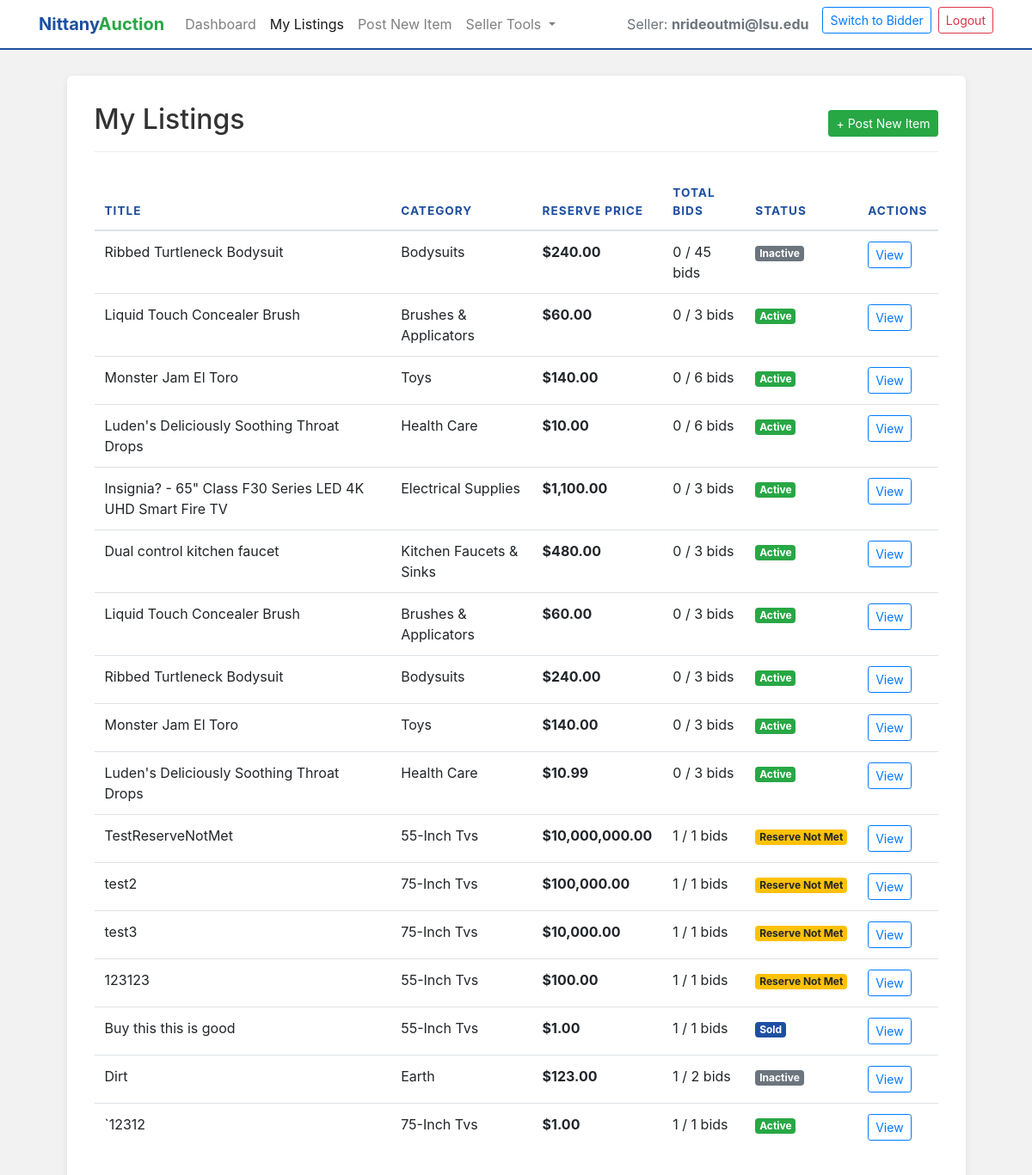
The app's page /my-listings (signed in) with its own data.
### tables this page shows
CREATE TABLE "Auction_Listings"
(
    Seller_Email        text
        constraint Seller_Email
            references Sellers,
    Listing_ID          integer,
    Category            text,
    Auction_Title       text,
    Product_Name        text,
    Product_Description text,
    Quantity            integer,
    Reserve_Price       real,
    Max_bids            integer,
    Status              integer,
    primary key (Seller_Email, Listing_ID)
);

### app.py (the view)
@app.route('/my-listings', methods=['POST', 'GET'])
def my_listing():
    user_email = session.get('email')
    roles = session.get('roles', [])
    if not user_email or 'seller' not in roles:
        return redirect(url_for('authenticate', error='Access denied. Seller account required.'))
    connection = get_connection()
    cursor = connection.cursor()
    cursor.execute('''
        SELECT A.Listing_ID,
               A.Auction_Title,
               A.Category,
               A.Reserve_Price,
               A.Max_bids,
               A.Status,
               (SELECT COUNT(*) FROM Bids b WHERE b.listing_id = A.Listing_ID) as bid_count
        FROM Auction_Listings A
        WHERE A.Seller_Email = ?
    ''', (user_email,))
    result = cursor.fetchall()
    connection.close()
    return render_template('my-listings.html', email=user_email, listings=result)

### app.py (called while the page is built)
@app.before_request
def ensure_roles_loaded():
    if 'email' in session and 'roles' not in session:
        connection = get_connection()
        cursor = connection.cursor()
        roles = []
        cursor.execute("SELECT 1 FROM Helpdesk WHERE email = ?", (session['email'],))
        if cursor.fetchone(): roles.append('helpdesk')
        cursor.execute("SELECT 1 FROM Sellers WHERE email = ?", (session['email'],))
        if cursor.fetchone(): roles.append('seller')
        cursor.execute("SELECT 1 FROM Bidders WHERE email = ?", (session['email'],))
        if cursor.fetchone(): roles.append('bidder')
        connection.close()
        session['roles'] = roles

def get_connection():
    conn = sql.connect(DB_NAME)
    return conn

### templates/my-listings.html (shortened to what this page needs)
<!DOCTYPE html>
<html lang="en">
<head>
    <link rel="stylesheet"
          href="https://stackpath.bootstrapcdn.com/bootstrap/4.4.1/css/bootstrap.min.css"
>
</head>
<body>
<nav class="navbar navbar-expand-lg navbar-light">
    <div class="container">
        <a class="navbar-brand brand-text" href="/seller">
            <span class="nittany">Nittany</span><span class="auction">Auction</span>
        </a>
        <div class="collapse navbar-collapse" id="sellerNavbar">
            <ul class="navbar-nav mr-auto">
                <li class="nav-item">
                    <a class="nav-link" href="/seller">Dashboard</a>
                </li>
                <li class="nav-item active">
                    <a class="nav-link" href="/my-listings">My Listings</a>
                </li>
                <li class="nav-item">
                    <a class="nav-link" href="/post-item">Post New Item</a>
                </li>
                <li class="nav-item dropdown">
                    <a class="nav-link dropdown-toggle" href="#" id="settings"
                       role="button" data-toggle="dropdown" aria-haspopup="true" aria-expanded="false">
                        Seller Tools
                    </a>
                </li>
            </ul>
            <ul class="navbar-nav ml-auto">
                <li class="nav-item">
                    <span class="nav-link text-muted">Seller: <strong>{{ email }}</strong></span>
                </li>
                {% if session.get('roles') %}
                    {% if 'bidder' in session['roles'] %}
                    <li class="nav-item">
                        <a class="btn btn-sm btn-outline-primary ml-2" href="/bidder">Switch to Bidder</a>
                    </li>
                    {% endif %}
                {% endif %}
                <li class="nav-item">
                    <a class="btn btn-sm btn-outline-danger ml-2" href="/logout">Logout</a>
                </li>
            </ul>
        </div>
    </div>
</nav>
<div class="container">
    <div class="row justify-content-center">
        <div class="col-md-11 dashboard-card">
            <div class="section-header">
                <h2>My Listings</h2>
                <a href="/post-item" class="btn btn-success btn-sm">+ Post New Item</a>
            </div>
            <div class="table-responsive">
                <table class="table table-hover">
                    <thead>
                        <tr>
                            <th>Title</th>
                            <th>Category</th>
                            <th>Reserve Price</th>
                            <th>Total Bids</th>
                            <th>Status</th>
                            <th>Actions</th>
                        </tr>
                    </thead>
                    <tbody>
                      {% for row in listings %}
                        <tr>
                          <td>{{ row[1] }}</td>
                          <td>{{ row[2] }}</td>
                          <td><strong>${{ "{:,.2f}".format(row[3] | float) }}</strong></td>
                          <td>{{ row[6] }} / {{ row[4] }} bids</td>
                          <td>
                              {% if row[5] == 1 %}
                                  <span class="badge badge-success" style="background-color: #28a745;">Active</span>
                              {% elif row[5] == 0 %}
                                  <span class="badge badge-secondary">Inactive</span>
                              {% elif row[5] == 2 %}
                                  <span class="badge badge-info" style="background-color: #1e4fa1;">Sold</span>
                              {% elif row[5] == 3 %}
                                  <span class="badge badge-warning" style="background-color: #ffc107; color: #212529;">Reserve Not Met</span>
                              {% else %}
                                  <span class="badge badge-light">Unknown</span>
                              {% endif %}
                          </td>
                          <td>
                              <a href="/listing-details/{{ email }}/{{ row[0] }}" class="btn btn-sm btn-outline-primary">View</a>
                          </td>
                        </tr>
                      {% else %}
                      <tr>
                          <td colspan="6" class="text-center py-4 text-muted">
                              No listings found. <a href="/post-item">Start selling!</a>
                          </td>
                      </tr>
                      {% endfor %}
                    </tbody>
                </table>
            </div>
        </div>
    </div>
</div>
</body>
</html>

### templates/my-listings.html (style rules this page uses)
body { background-color: #f2f2f2; }
.navbar { background-color: white; border-bottom: 2px solid #1e4fa1; margin-bottom: 30px; }
.brand-text .nittany { color: #1e4fa1; font-weight: bold; }
.brand-text .auction { color: #28a745; font-weight: bold; }
.dashboard-card { background: white; border-radius: 6px; box-shadow: 0 2px 8px rgba(0,0,0,0.08); padding: 2rem; margin-bottom: 50px; }
.section-header { color: #333; border-bottom: 1px solid #eee; padding-bottom: 10px; margin-bottom: 25px; display: flex; justify-content: space-between; align-items: center; }
.table thead th { border-top: none; color: #1e4fa1; text-transform: uppercase; font-size: 0.85rem; letter-spacing: 1px; }

### records on screen
Auction_Listings: Auction_Title "Ribbed Turtleneck Bodysuit", Category "Bodysuits", Reserve_Price "240.00", Status "0", Max_bids "45", shows "Inactive"
Auction_Listings: Auction_Title "Liquid Touch Concealer Brush", Category "Brushes & Applicators", Reserve_Price "60.00", row "0", Max_bids "3", Status "Active"
Auction_Listings: Auction_Title "Monster Jam El Toro", Category "Toys", Reserve_Price "140.00", row "0", Max_bids "6", Status "Active"
Auction_Listings: Auction_Title "Luden's Deliciously Soothing Throat Drops", Category "Health Care", Reserve_Price "10.00", row "0", Max_bids "6", Status "Active"
Auction_Listings: Auction_Title "Insignia? - 65\" Class F30 Series LED 4K UHD Smart Fire TV", Category "Electrical Supplies", Reserve_Price "1,100.00", row "0", Max_bids "3", Status "Active"
Auction_Listings: Auction_Title "Dual control kitchen faucet", Category "Kitchen Faucets & Sinks", Reserve_Price "480.00", row "0", Max_bids "3", Status "Active"
Auction_Listings: Auction_Title "Liquid Touch Concealer Brush", Category "Brushes & Applicators", Reserve_Price "60.00", row "0", Max_bids "3", Status "Active"
Auction_Listings: Auction_Title "Ribbed Turtleneck Bodysuit", Category "Bodysuits", Reserve_Price "240.00", row "0", Max_bids "3", Status "Active"
Auction_Listings: Auction_Title "Monster Jam El Toro", Category "Toys", Reserve_Price "140.00", row "0", Max_bids "3", Status "Active"
Auction_Listings: Auction_Title "Luden's Deliciously Soothing Throat Drops", Category "Health Care", Reserve_Price "10.99", row "0", Max_bids "3", Status "Active"
Auction_Listings: Auction_Title "TestReserveNotMet", Category "55-Inch Tvs", Reserve_Price "10,000,000.00", row "1", Max_bids "1", Status "Reserve Not Met"
Auction_Listings: Auction_Title "test2", Category "75-Inch Tvs", Reserve_Price "100,000.00", row "1", Max_bids "1", Status "Reserve Not Met"
Auction_Listings: Auction_Title "test3", Category "75-Inch Tvs", Reserve_Price "10,000.00", row "1", Max_bids "1", Status "Reserve Not Met"
Auction_Listings: Auction_Title "123123", Category "55-Inch Tvs", Reserve_Price "100.00", row "1", Max_bids "1", Status "Reserve Not Met"
Auction_Listings: Auction_Title "Buy this this is good", Category "55-Inch Tvs", Reserve_Price "1.00", row "1", Max_bids "1", Status "Sold"
Auction_Listings: Auction_Title "Dirt", Category "Earth", Reserve_Price "123.00", Quantity "1", Max_bids "2", Status "Inactive"
Auction_Listings: Auction_Title "`12312", Category "75-Inch Tvs", Reserve_Price "1.00", row "1", Max_bids "1", Status "Active"

### other values on screen
{{ email }} "nrideoutmi@lsu.edu"
